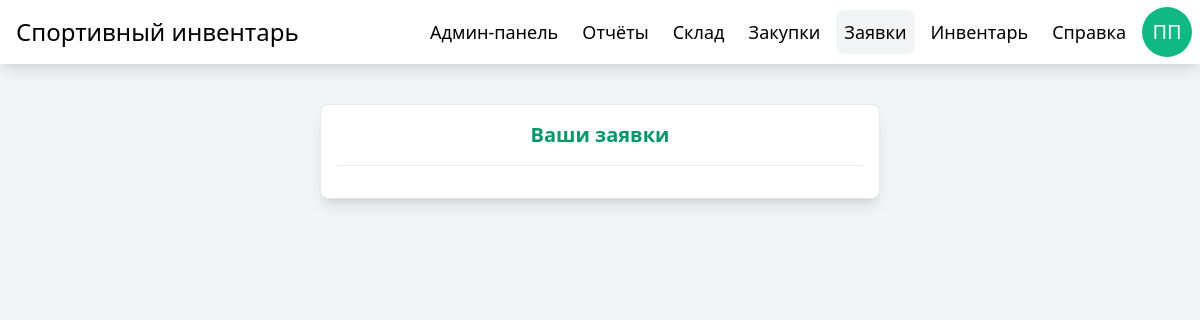
Before: /applications/ (signed in) with the older database file.
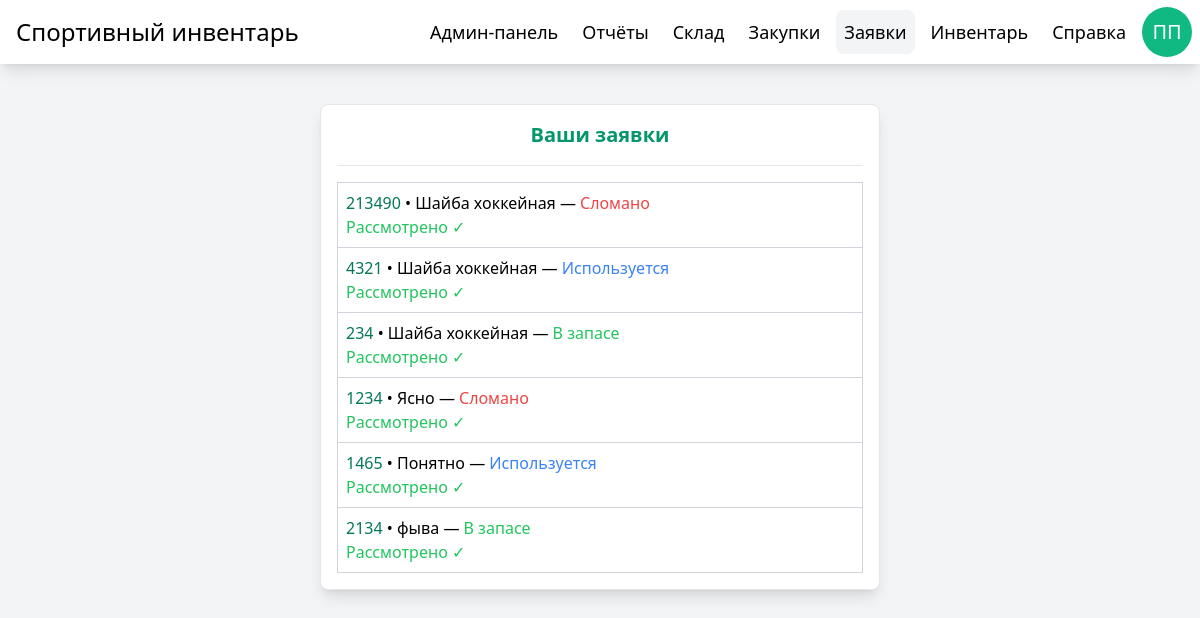
After: the same page with the newer database file.
### manager/models.py (models this page shows)
class Application(models.Model):
    ident = models.AutoField(primary_key=True)
    ACTIONS = [
        ('drop', 'Списать оборудование'),
        ('request', 'Запросить оборудование')
    ]
    STATE_CHOICES = [
        ('active', 'Используется'),
        ('inactive', 'В запасе'),
        ('broken', 'Сломан'),
    ]
    STATUS =[
        ('seen', 'Рассмотрено'),
        ('unseen', 'Не рассмотрено')
    ]
    owner = models.ForeignKey(User, on_delete=models.CASCADE, related_name='applications')  # Автор заявки
    name = models.CharField(max_length=256)
    quantity = models.PositiveIntegerField(default=1)
    state = models.CharField(max_length=8, choices=STATE_CHOICES, default='inactive')
    status = models.CharField(max_length=8, choices=STATUS, default='unseen')
    '''if action == "request":
            ...
    На запрос выделяем quantity вещей. Если у storage нет такого количества, то закупаем через Purchase'''
    action = models.CharField(max_length=32, choices=ACTIONS, default='drop', null=True, blank=True)

### manager/views.py (the view)
# urls.py: path('applications/', views.applications, name="applications")
@login_required
@verified_check
def applications(request):
    applications = Application.objects.filter(owner=request.user)
    print("serving application.html")
    return render(request, 'applications.html', {'applications': applications})

### manager/views.py (called while the page is built)
def verified_check(view_func):
    @wraps(view_func)
    def wrapper(request, *args, **kwargs):
        if request.user.verified:
            return view_func(request, *args, **kwargs)
        return redirect('not_verified')  # Правильный редирект по URL name или путь
    return wrapper

### theme/templates/applications.html (shortened to what this page needs)
{% extends "base.html" %}
{% block content %}
<div class="w-1/2 p-4 grid gap-4 bg-white border rounded-lg shadow-lg">
    <h2 class="text-xl font-semibold text-center text-primary-600">Ваши заявки</h2>
    <hr>
    <table class="w-full border border-gray-300 border-collapse">
        <tbody>
            {% for application in applications %}
            <tr class="border-b border-gray-300 hover:bg-primary-50 transition">
                <td class="p-2">
                    <p class="text-black break-all">
                        <span class="text-primary-700 font-medium">{{ application.quantity }}</span>
                        •
                        {{ application.name }}
                        —
                        {% if application.state == 'inactive' %}
                        <span class="text-green-500">В запасе</span>
                        {% elif application.state == 'active' %}
                        <span class="text-blue-500">Используется</span>
                        {% elif application.state == 'broken' %}
                        <span class="text-red-500">Сломано</span>
                        {% endif %}
                    </p>
                    <p>
                        {% if application.status == 'seen' %}
                        <span class="text-green-500">Рассмотрено ✓</span>
                        {% elif application.status == 'unseen' %}
                        <span class="text-red-500">Нерассмотрено ✕</span>
                        {% endif %}
                    </p>
                </td>
            </tr>
            {% endfor %}
        </tbody>
    </table>
</div>
{% endblock %}

Changed rows visible on the page:
added Application: quantity "213490", name "Шайба хоккейная", state "Сломано", status "Рассмотрено ✓"
added Application: quantity "4321", name "Шайба хоккейная", state "Используется", status "Рассмотрено ✓"
added Application: quantity "234", name "Шайба хоккейная", state "В запасе", status "Рассмотрено ✓"
added Application: quantity "1234", name "Ясно", state "Сломано", status "Рассмотрено ✓"
added Application: quantity "1465", name "Понятно", state "Используется", status "Рассмотрено ✓"
added Application: quantity "2134", name "фыва", state "В запасе", status "Рассмотрено ✓"
